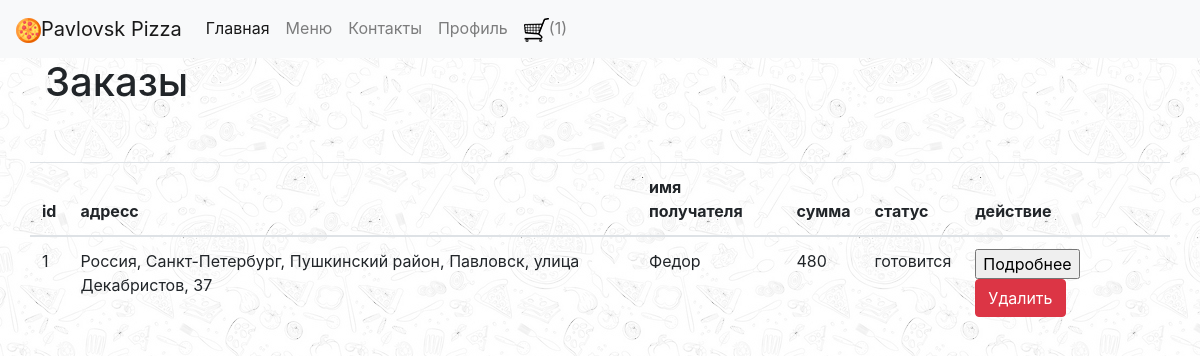
Page /orders (signed in) on the committed database.
### app.py (models this page shows)
    class Order(db.Model):
        id = db.Column(db.Integer, primary_key=True)
        address = db.Column(db.String)
        comment = db.Column(db.Text)
        email = db.Column(db.Text)
        phone = db.Column(db.Text)
        name = db.Column(db.Text)
        status = db.Column(db.Text)
        total = db.Column(db.Integer)

### app.py (the view)
    @app.route('/orders', methods=['GET', 'POST'])
    @login_required
    def orderd():
        if current_user.role == 'admin' or current_user.role == 'manager' \
                or current_user.role == 'chef' or current_user.role == 'courier':
            orders = Order.query.all()
            return render_template("orders.html", data=orders, title='Заказы · Pizza Online')
        else:
            return render_template('error.html', error='Ошибка доступа')

### app.py (called while the page is built)
    @login_manager.user_loader
    def load_user(user_id):
        return User.query.get(int(user_id))

    @app.context_processor
    def inject_user():
        return dict(basket_count=basket_count)

### templates/orders.html (shortened to what this page needs)
{% extends 'base.html' %}
{% block content %}
    <h1>Заказы</h1>
    <br>
    <div class="row row-cols-1 row-cols-md-1 mb-1 text-left">
        <br>
        <table class="table">
            <thead>
            <th>id</th> <th>адресс</th><th>имя получателя</th> <th>сумма</th> <th>статус</th> <th>действие</th>
            </thead>
            <tbody>
                {% for el in data %}
                    <div>
                        <samp>
                            <form action="/order" method="post">
                            <tr><td>{{el.id}} </td><td>{{el.address}}</td><td>{{el.name}}</td><td>{{el.total}}</td><td>{{el.status}}</td><td><input type="submit"  name="open" value="Подробнее"> <input type="submit" class="btn btn-danger" name="btn" value="Удалить"><input type="text" name="id" id="id" value="{{el.id}}" size="5" hidden="hidden"></td></tr>
                            </form>
                         </samp>
                    </div>
                {% endfor %}
            </tbody>
        </table>
    </div>
{% endblock %}

### templates/base.html (style rules this page uses)
body { background: #c7b39b url(static/img/bg.jpg) }

### rows in the picture
Order: id "1", address "Россия, Санкт-Петербург, Пушкинский район, Павловск, улица Декабристов, 37", name "Федор", total "480", status "готовится"

### other values in the picture
{{ basket_count }} "1"
